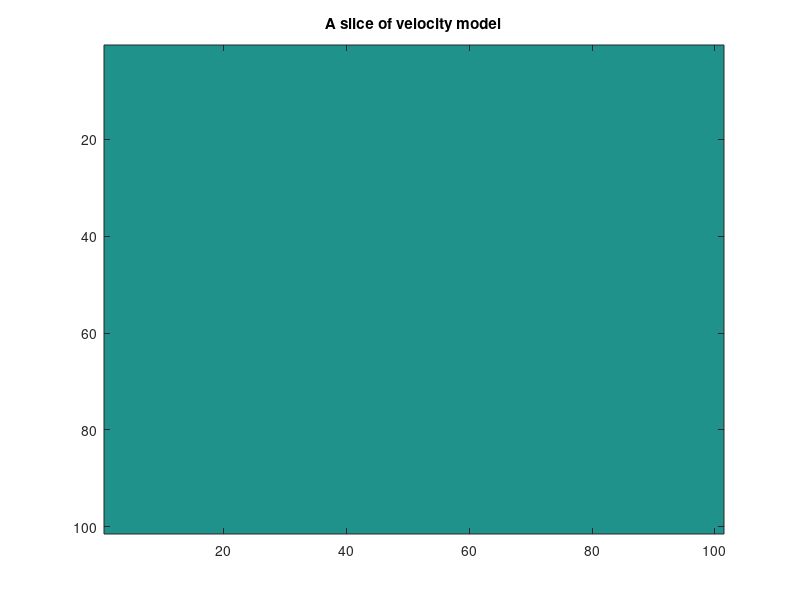
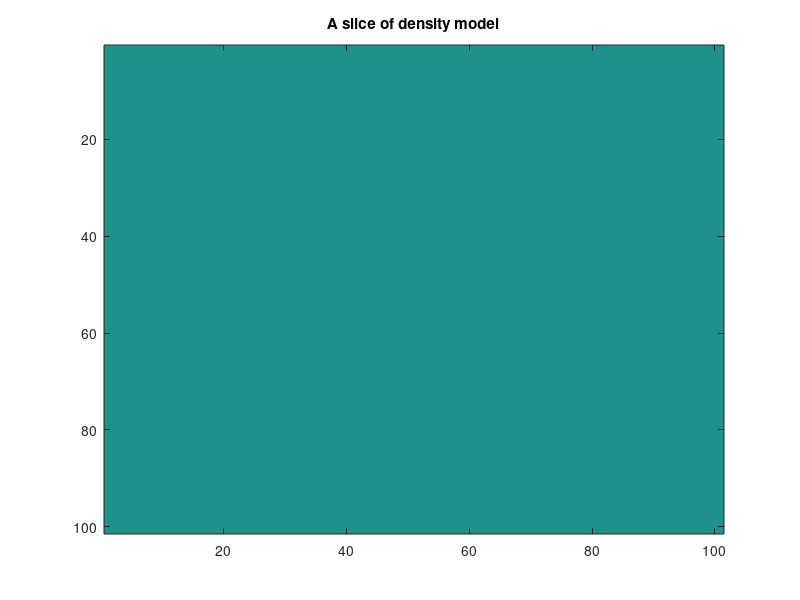

Recreate these plots in MATLAB, in order.
clc;
clear;

%% Size of 3D model.
nx=101;
ny=101;
nz=101;

%% Creat vel & den 3D model.
vp=3500*ones(nx,ny,nz);
 
dens=1200*ones(nx,ny,nz);
 
fid1=fopen('vp.bin','wb');
fwrite(fid1,vp,'float');

fid2=fopen('rho.bin','wb');
fwrite(fid2,dens,'float');
fclose(fid1);
fclose(fid2);

%% Display the Marmousi models.
for z=1:nz
    vp_slice(:,:,z)=vp(:,20,z);
    den_slice(:,:,z)=dens(:,20,z);
end

figure(1);
imagesc(vp_slice(:,:)');
title('A slice of velocity model');
figure(2);
imagesc(den_slice(:,:)');
title('A slice of density model');
